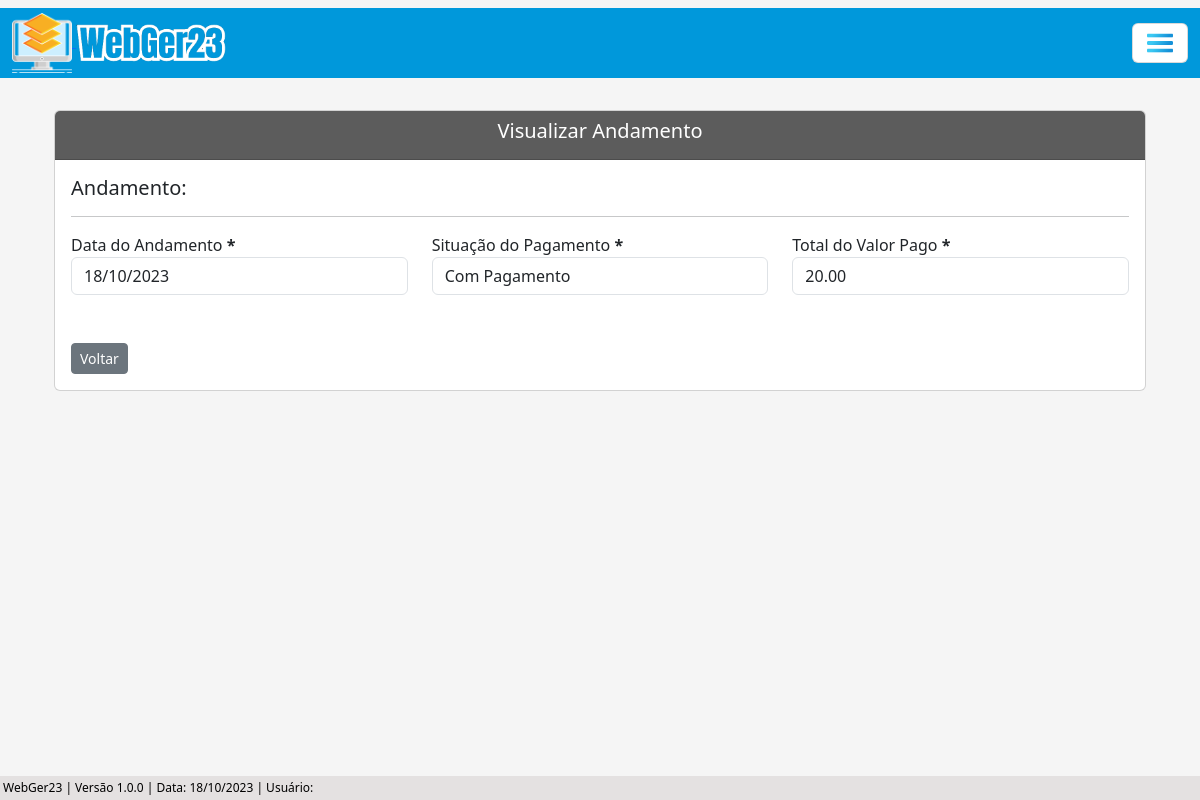
The page /visualizar/andamento-adm/32/ on the database its author committed.
### processo/models.py (models this page shows, shortened)
class Base(models.Model): # Classe base, será herdada pelas outras classes
    data_criacao = models.DateTimeField('data_criação', auto_now_add=True)
    usuario_criador = models.ForeignKey(get_user_model(), verbose_name='Usuário Criador', on_delete=models.SET_NULL, null=True)
    data_alteracao = models.DateTimeField('Alterado', auto_now=True)
    ativo = models.BooleanField('Ativo', default=True)
    class Meta:
        abstract = True

class AndamentoAdm(Base):
    situacao = (
        ('Sem Pagamento', 'Sem Pagamento'), ('Com Pagamento', 'Com Pagamento'),
    )
    processo = models.ForeignKey(ProcessoAdm, on_delete=models.CASCADE) # Relacionamento 'One to Many' (um para muitos)
    data_andamento = models.DateField(verbose_name='Data do Andamento')
    tipo_andamento = models.ForeignKey(TipoAndamentoAdm, on_delete=models.SET_NULL, null=True)
    situacao_pagamento = models.CharField(max_length=100, choices=situacao, blank=True, null=True)
    valor_pago = models.CharField(max_length=14, blank=True, null=True)
    data_prazo = models.DateField(blank=True, null=True)
    funcionario = models.CharField(max_length=50, blank=True, null=True)
    data_recebimento = models.DateField(blank=True, null=True)
    complemento = models.CharField(max_length=150, blank=True, null=True)
    arquivo = models.FileField(upload_to='Arquivo/', verbose_name='Arquivo', blank=True)

### processo/views.py (the view)
# urls.py: path('visualizar/andamento-adm/<int:pk>/', AndamentoAdmView.as_view(), name='andamento-adm-view'),
class AndamentoAdmView(TemplateView):
    template_name ='processos/views/andamento_adm_view.html'
    def get_voltar(self, processo_pk):
        return reverse('andamento-adm-list-update', args=[processo_pk])
    def get_context_data(self, **kwargs):
        context = super().get_context_data(**kwargs)
        andamento_pk = self.kwargs.get('pk') # Pega a PK do andamento ao fazer o update através da URL
        andamento = AndamentoAdm.objects.get(pk=andamento_pk) # Busca o andamento através da PK do andamento
        processo_pk = andamento.processo_id # Busca a PK do processo através do andamento (processo_id é a ForeignKey entre o processo administrativo e o andamento)
        context['voltar'] = self.get_voltar(processo_pk)
        context['dados_andamento'] = AndamentoAdm.objects.filter(pk=andamento_pk) # Filtra os dados do andamento através da pk, para conseguir iterar com os dados do andamento
        return context

### processo/templates/processos/views/andamento_adm_view.html (shortened to what this page needs)
{% extends 'index.html' %}
{% load static %}
{% load widget_tweaks %}
{% block conteudo %}
    <div class="container p-4">
        <div class="card">
            <div class="card-header text-white" style="background-color: #5c5c5c;">
                <h5 style="text-align: center;">Visualizar Andamento</h5>
            </div>
            <div class="card-body">
                {% for atributo in dados_andamento %}
                    <h5>Andamento: {{ atributo.andamento }}</h5>
                    <hr>
                    <div class="row">
                            {% if atributo.data_andamento %}
                                <div class="col">
                                    <label for="data_andamento">Data do Andamento <b>*</b></label>
                                    <input type="text" class="form-control" value="{{ atributo.data_andamento|date:"d/m/Y" }}" readonly>
                                </div>
                            {% endif %}
                            {% if atributo.situacao_pagamento %}
                                <div class="col">
                                    <label for="situacao_pagamento">Situação do Pagamento <b>*</b></label>
                                    <input type="text" class="form-control" value="{{ atributo.situacao_pagamento }}" readonly>
                                </div>
                            {% endif %}
                            {% if atributo.valor_pago %}
                                <div class="col">
                                    <label for="valor_pago">Total do Valor Pago <b>*</b></label>
                                    <input type="text" class="form-control" value="{{ atributo.valor_pago }}" readonly>
                                </div>
                            {% endif %}
                        </div>
                        <br>
                        <br>
                        <div>
                        <a href="{{ voltar }}" class="btn btn-secondary btn-sm">Voltar</a>
                        </div>
                    </div>
                {% endfor %}
            </div>
        </div>
{% endblock %}

### core/static/css/estilos.css (style rules this page uses)
body { background-color: whitesmoke; margin: 0; padding: 0; display: flex; flex-direction: column; min-height: 100vh; position: relative; }

### rows shown on the page
AndamentoAdm: data_andamento "18/10/2023", situacao_pagamento "Com Pagamento", valor_pago "20.00"
